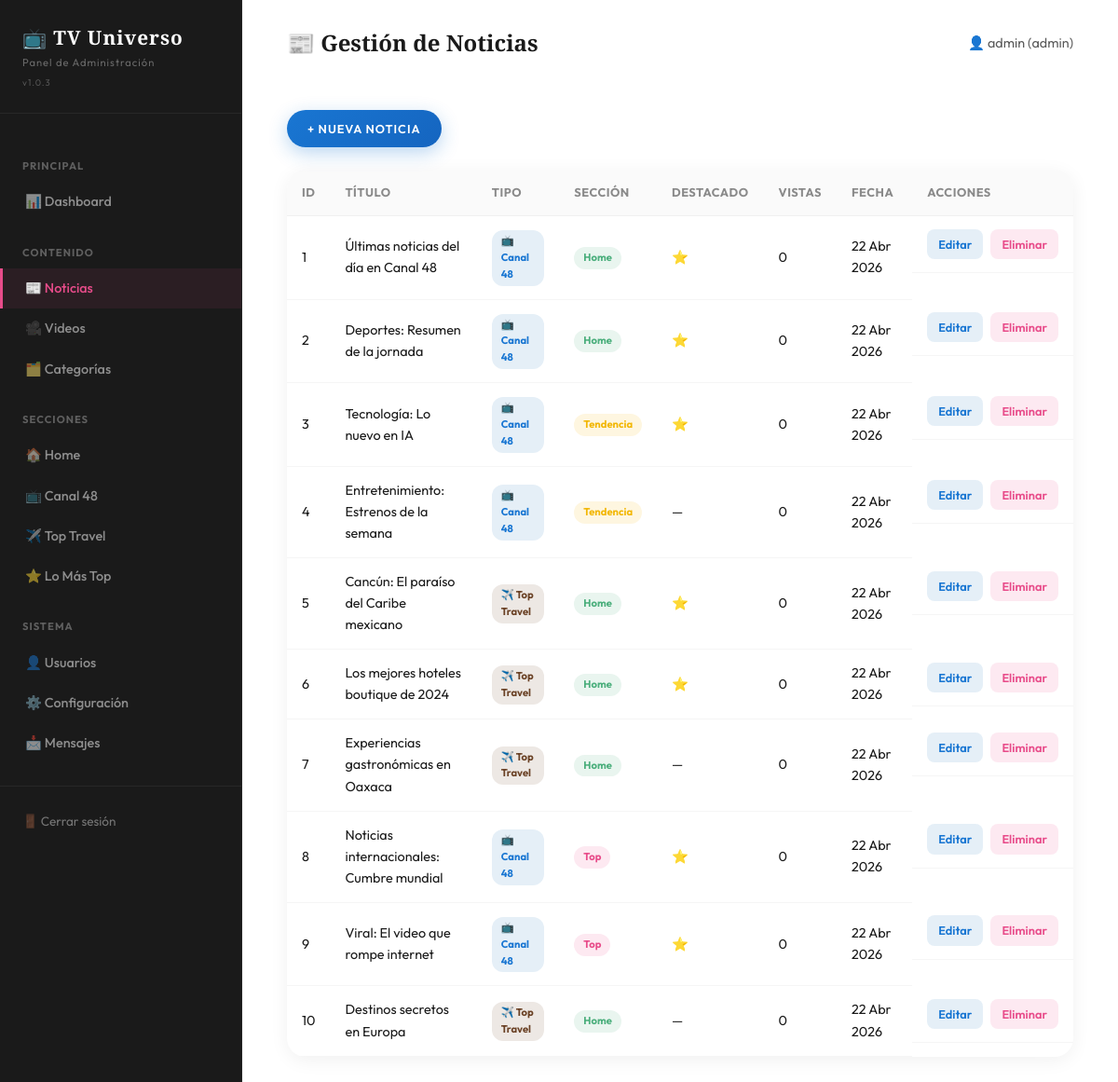
Screenshot of /admin/posts.php (signed in) with the database file from the repository.
### tables this page shows
CREATE TABLE IF NOT EXISTS posts (
    id INT AUTO_INCREMENT PRIMARY KEY,
    title VARCHAR(255) NOT NULL,
    content TEXT NOT NULL,
    excerpt VARCHAR(500) DEFAULT NULL,
    image_url VARCHAR(500) DEFAULT NULL,
    category_id INT DEFAULT NULL,
    type ENUM('canal48', 'toptravel') NOT NULL DEFAULT 'canal48',
    section VARCHAR(50) DEFAULT 'home',
    featured TINYINT(1) DEFAULT 0,
    views INT DEFAULT 0,
    created_at TIMESTAMP DEFAULT CURRENT_TIMESTAMP,
    updated_at TIMESTAMP DEFAULT CURRENT_TIMESTAMP ON UPDATE CURRENT_TIMESTAMP,
    FOREIGN KEY (category_id) REFERENCES categories(id) ON DELETE SET NULL
);

### includes/functions.php (called while the page is built, shortened)
<?php
require_once __DIR__ . '/../config.php';
function sanitize(string $input): string {
    return htmlspecialchars(trim($input), ENT_QUOTES, 'UTF-8');
}
function generateCsrfToken(): string {
    return $_SESSION[CSRF_TOKEN_NAME];
}
function getPosts(array $filters = [], int $limit = 20): array {
    global $pdo;
    $sql = "SELECT p.*, c.name AS category_name FROM posts p LEFT JOIN categories c ON p.category_id = c.id WHERE 1=1";
    $params = [];
    $sql .= " ORDER BY p.created_at DESC LIMIT :limit";
    $stmt = $pdo->prepare($sql);
    $stmt->bindValue(':limit', $limit, PDO::PARAM_INT);
    $stmt->execute();
    return $stmt->fetchAll();
}
function formatDate(string $date): string {
    $months = ['Ene','Feb','Mar','Abr','May','Jun','Jul','Ago','Sep','Oct','Nov','Dic'];
    $ts = strtotime($date);
    $day = date('d', $ts);
    $month = $months[(int)date('m', $ts) - 1];
    $year = date('Y', $ts);
    return "{$day} {$month} {$year}";
}
function truncateText(string $text, int $length = 150): string {
    if (mb_strlen($text) <= $length) return $text;
    return mb_substr($text, 0, $length) . '...';
}

### admin/posts.php (the view, shortened to what this page needs)
<?php
$action = $_GET['action'] ?? 'list';
$id = isset($_GET['id']) ? (int)$_GET['id'] : 0;
require_once __DIR__ . '/layout.php';
$categories = getCategories();
if ($action === 'create' || ($action === 'edit' && $id)):
    $post = ($action === 'edit') ? getPostById($id) : null;
?>
<div style="margin-bottom:var(--space-lg);">
    <a href="posts.php" class="btn btn--outline btn--small">← Volver al listado</a>
</div>
<div class="admin-form">
    <form method="POST" enctype="multipart/form-data">
        <?= csrfField() ?>
        <div class="admin-form__row">
            <div class="form-group">
                <label>Título</label>
                <input type="text" name="title" class="form-control" value="<?= sanitize($post['title'] ?? '') ?>" required>
            </div>
            <div class="form-group">
                <label>Extracto</label>
                <input type="text" name="excerpt" class="form-control" value="<?= sanitize($post['excerpt'] ?? '') ?>" placeholder="Resumen corto">
            </div>
        </div>
        <div class="form-group">
            <label>Contenido</label>
            <textarea name="content" class="form-control" style="min-height:200px;" required><?= sanitize($post['content'] ?? '') ?></textarea>
        </div>
        <div class="form-group">
            <label>Imagen</label>
            <div class="image-switch">
                <span class="image-switch__label" data-for="url">🔗 URL</span>
                <label class="switch">
                    <input type="checkbox" id="imageToggle">
                    <span class="switch__slider"></span>
                </label>
                <span class="image-switch__label" data-for="file">📁 Subir</span>
            </div>
            <div id="imageUrlField">
                <input type="url" name="image_url" class="form-control" value="<?= sanitize($post['image_url'] ?? '') ?>" placeholder="https://...">
            </div>
            <div id="imageFileField" style="display:none;">
                <label class="file-upload">
                    <input type="file" name="image_file" accept="image/jpeg,image/png,image/webp">
                    <span class="file-upload__btn">Seleccionar imagen</span>
                    <span class="file-upload__name">Sin archivo seleccionado</span>
                </label>
                <span class="admin-form__hint">JPG, PNG o WebP · Máx 10MB · Se optimiza a WebP</span>
            </div>
            <?php if (!empty($post['image_url'])): ?>
            <img src="<?= sanitize($post['image_url']) ?>" alt="Preview" style="max-width:200px;border-radius:8px;margin-top:10px;">
            <?php endif; ?>
        </div>
        <script>
        (function(){
            const toggle = document.getElementById('imageToggle');
            const urlF = document.getElementById('imageUrlField');
            const fileF = document.getElementById('imageFileField');
            const fileName = fileF.querySelector('.file-upload__name');
            const fileInput = fileF.querySelector('input[type=file]');
            toggle.addEventListener('change', function(){
                if(this.checked){ urlF.style.display='none'; fileF.style.display=''; }
                else { urlF.style.display=''; fileF.style.display='none'; }
            });
            fileInput.addEventListener('change', function(){
                fileName.textContent = this.files[0] ? this.files[0].name : 'Sin archivo seleccionado';
            });
        })();
        </script>
        <div class="admin-form__row">
            <div class="form-group">
                <label>Categoría</label>
                <select name="category_id" class="form-control">
                    <option value="">Sin categoría</option>
                    <?php foreach ($categories as $cat): ?>
                    <option value="<?= $cat['id'] ?>" <?= ($post['category_id'] ?? '') == $cat['id'] ? 'selected' : '' ?>>
                        <?= sanitize($cat['name']) ?> (<?= $cat['type'] ?>)
                    </option>
                    <?php endforeach; ?>
                </select>
            </div>
            <div class="form-group">
                <label>Marca / Tipo</label>
                <select name="type" class="form-control">
                    <option value="canal48" <?= ($post['type'] ?? '') === 'canal48' ? 'selected' : '' ?>>📺 Canal 48</option>
                    <option value="toptravel" <?= ($post['type'] ?? '') === 'toptravel' ? 'selected' : '' ?>>✈️ Top Travel</option>
                </select>
            </div>
        </div>
        <div class="admin-form__row">
            <div class="form-group">
                <label>Sección de visualización</label>
                <select name="section" class="form-control">
                    <option value="home" <?= ($post['section'] ?? '') === 'home' ? 'selected' : '' ?>>🏠 Home</option>
                    <option value="tendencia" <?= ($post['section'] ?? '') === 'tendencia' ? 'selected' : '' ?>>🔥 Tendencia</option>
                    <option value="top" <?= ($post['section'] ?? '') === 'top' ? 'selected' : '' ?>>⭐ Lo Más Top</option>
                    <option value="canal48" <?= ($post['section'] ?? '') === 'canal48' ? 'selected' : '' ?>>📺 Canal 48</option>
                    <option value="toptravel" <?= ($post['section'] ?? '') === 'toptravel' ? 'selected' : '' ?>>✈️ Top Travel</option>
                </select>
            </div>
            <div class="form-group">
                <label>&nbsp;</label>
                <div class="form-check">
                    <input type="checkbox" name="featured" id="featured" <?= !empty($post['featured']) ? 'checked' : '' ?>>
                    <label for="featured">⭐ Contenido destacado</label>
                </div>
            </div>
        </div>
        <div class="admin-form__section-preview">
            👉 Selecciona sección y tipo para ver dónde aparecerá
        </div>
        <div style="margin-top:var(--space-xl);">
            <button type="submit" class="btn btn--primary"><?= $action === 'edit' ? 'Actualizar noticia' : 'Crear noticia' ?></button>
        </div>
    </form>
</div>
<?php else:
$allPosts = getPosts([], 50);
?>
<div style="margin-bottom:var(--space-lg);">
    <a href="posts.php?action=create" class="btn btn--primary btn--small">+ Nueva noticia</a>
</div>
<div class="table-wrapper">
    <table class="admin-table">
        <thead>
            <tr>
                <th>ID</th>
                <th>Título</th>
                <th>Tipo</th>
                <th>Sección</th>
                <th>Destacado</th>
                <th>Vistas</th>
                <th>Fecha</th>
                <th>Acciones</th>
            </tr>
        </thead>
        <tbody>
            <?php foreach ($allPosts as $p): ?>
            <tr>
                <td><?= $p['id'] ?></td>
                <td><?= sanitize(truncateText($p['title'], 40)) ?></td>
                <td>
                    <span class="section-tag section-tag--<?= $p['type'] ?>">
                        <?= $p['type'] === 'canal48' ? '📺 Canal 48' : '✈️ Top Travel' ?>
                    </span>
                </td>
                <td>
                    <span class="section-tag section-tag--<?= $p['section'] ?>">
                        <?= ucfirst($p['section']) ?>
                    </span>
                </td>
                <td><?= $p['featured'] ? '⭐' : '—' ?></td>
                <td><?= $p['views'] ?></td>
                <td><?= formatDate($p['created_at']) ?></td>
                <td class="admin-table__actions">
                    <a href="posts.php?action=edit&id=<?= $p['id'] ?>" class="btn-edit">Editar</a>
                    <a href="posts.php?action=delete&id=<?= $p['id'] ?>&confirm=1&<?= CSRF_TOKEN_NAME ?>=<?= generateCsrfToken() ?>" class="btn-delete" data-confirm="¿Eliminar esta noticia?">Eliminar</a>
                </td>
            </tr>
            <?php endforeach; ?>
        </tbody>
    </table>
</div>
<?php endif; ?>
<?php require_once __DIR__ . '/layout_footer.php'; ?>

### assets/css/styles.css (style rules this page uses)
:root { --canal48-primary: #1976d2; --canal48-secondary: #1565c0; --canal48-dark: #0d47a1; --canal48-accent: #ffeb3b; --canal48-live: #f44336; --rosa: #E84C8A; --amarillo: #F2B705; --azul: #1976d2; --verde: #4CAF7D; --cafe: #6B4226; --crema: #FDF6EC; --oscuro: #1A1A1A; --bg-primary: #FFFFFF; --bg-section: #F8F9FA; --bg-card: #FFFFFF; --bg-hero: linear-gradient(135deg, #1a237e 0%, #283593 30%, #3949ab 60%, #5c6bc0 100%); --text-primary: #1A1A1A; --text-secondary: #5A5A5A; --text-muted: #8A8A8A; --font-heading: 'Playfair Display', serif; --font-body: 'Outfit', sans-serif; --space-xs: 0.25rem; --space-sm: 0.5rem; --space-md: 1rem; --space-lg: 1.5rem; --space-xl: 2rem; --space-2xl: 3rem; --space-3xl: 4rem; --radius-sm: 8px; --radius-md: 12px; --radius-lg: 20px; --radius-xl: 28px; --radius-full: 50%; --transition: all 0.3s ease; --shadow-card: 0 4px 20px rgba(0,0,0,0.08); --shadow-hover: 0 8px 30px rgba(0,0,0,0.15); --shadow-canal48: 0 6px 20px rgba(25, 118, 210, 0.3); --max-width: 1280px; }
*, *::before, *::after { margin:0; padding:0; box-sizing:border-box; }
html { scroll-behavior:smooth; }
body { font-family: var(--font-body); background: var(--bg-primary); color: var(--text-primary); line-height: 1.6; -webkit-font-smoothing: antialiased; margin: 0; padding: 0; }
a { color:inherit; text-decoration:none; transition:var(--transition); }
.btn { display: inline-flex; align-items: center; gap: var(--space-sm); padding: 16px 32px; border-radius: 50px; font-family: var(--font-body); font-weight: 600; font-size: 0.9rem; border: none; cursor: pointer; transition: var(--transition); text-transform: uppercase; letter-spacing: 1px; }
.btn--primary { background: linear-gradient(135deg, var(--canal48-primary) 0%, var(--canal48-secondary) 100%); color: #fff; box-shadow: var(--shadow-canal48); }
.btn--small { padding:10px 22px; font-size:0.8rem; }

### assets/css/admin.css (style rules this page uses)
body:has(.admin-layout) { overflow-x:auto !important; }
.table-wrapper { overflow-x: auto; background: var(--bg-card, #fff); border-radius: var(--radius-lg, 20px); box-shadow: 0 4px 20px rgba(0,0,0,0.06); }
.admin-table { width:100%; min-width:700px; border-collapse:collapse; }
.admin-table th { text-align: left; padding: 14px 16px; font-size: 0.8rem; font-weight: 700; text-transform: uppercase; letter-spacing: 0.5px; color: var(--text-muted, #8A8A8A); background: rgba(0,0,0,0.02); border-bottom: 1px solid rgba(0,0,0,0.06); }
.admin-table td { padding: 14px 16px; font-size: 0.9rem; border-bottom: 1px solid rgba(0,0,0,0.04); vertical-align: middle; color: #1A1A1A; }
.admin-table__actions { display:flex; gap:0.5rem; white-space:nowrap; }
.admin-table__actions a, .admin-table__actions button { padding: 6px 12px; border-radius: 8px; font-size: 0.8rem; font-weight: 600; cursor: pointer; transition: all 0.3s ease; border: none; font-family: var(--font-body, 'Outfit', sans-serif); }
.btn-edit { background:rgba(42,127,191,0.12); color:var(--azul, #2A7FBF); }
.btn-delete { background:rgba(232,76,138,0.12); color:var(--rosa, #E84C8A); }
.section-tag { display: inline-flex; align-items: center; gap: 4px; padding: 3px 10px; border-radius: 12px; font-size: 0.7rem; font-weight: 700; }
.section-tag--home { background:rgba(76,175,125,0.12); color:var(--verde, #4CAF7D); }
.section-tag--canal48 { background:rgba(42,127,191,0.12); color:var(--azul, #2A7FBF); }
.section-tag--toptravel { background:rgba(107,66,38,0.12); color:var(--cafe, #6B4226); }
.section-tag--top { background:rgba(232,76,138,0.12); color:var(--rosa, #E84C8A); }
.section-tag--tendencia { background:rgba(242,183,5,0.12); color:var(--amarillo, #F2B705); }

### admin/layout.php (style rules this page uses)
.table-wrapper { overflow-x:auto;-webkit-overflow-scrolling:touch;width:100% }
.admin-table { width:100%;min-width:700px;border-collapse:collapse }

### rows the page displays
posts: id "1", title "Últimas noticias del día en Canal 48", type "📺 Canal 48", section "Home", views "0", created_at "22 Abr 2026"
posts: id "2", title "Deportes: Resumen de la jornada", type "📺 Canal 48", section "Home", views "0", created_at "22 Abr 2026"
posts: id "3", title "Tecnología: Lo nuevo en IA", type "📺 Canal 48", section "Tendencia", views "0", created_at "22 Abr 2026"
posts: id "4", title "Entretenimiento: Estrenos de la semana", type "📺 Canal 48", section "Tendencia", views "0", created_at "22 Abr 2026"
posts: id "5", title "Cancún: El paraíso del Caribe mexicano", type "✈️ Top Travel", section "Home", views "0", created_at "22 Abr 2026"
posts: id "6", title "Los mejores hoteles boutique de 2024", type "✈️ Top Travel", section "Home", views "0", created_at "22 Abr 2026"
posts: id "7", title "Experiencias gastronómicas en Oaxaca", type "✈️ Top Travel", section "Home", views "0", created_at "22 Abr 2026"
posts: id "8", title "Noticias internacionales: Cumbre mundial", type "📺 Canal 48", section "Top", views "0", created_at "22 Abr 2026"
posts: id "9", title "Viral: El video que rompe internet", type "📺 Canal 48", section "Top", views "0", created_at "22 Abr 2026"
posts: id "10", title "Destinos secretos en Europa", type "✈️ Top Travel", section "Home", views "0", created_at "22 Abr 2026"

### other values shown
$icon "📊 📰 🎥 🗂️ 🏠 📺 ✈️ ⭐ 👤 ⚙️ 📩"
$label "Dashboard Noticias Videos Categorías Home Canal 48 Top Travel Lo Más Top Usuarios Configuración Mensajes"
$adminTitle "📰 Gestión de Noticias"
$user['username'] "admin"
$user['role'] "admin"
